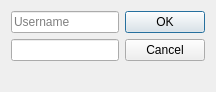
<?xml version="1.0" encoding="UTF-8"?>
<ui version="4.0">
 <class>VncCredentialsDialog</class>
 <widget class="QDialog" name="VncCredentialsDialog">
  <property name="windowTitle"><string>Password</string></property>
  <layout class="QGridLayout" name="gridLayout">
   <property name="sizeConstraint"><enum>QLayout::SetFixedSize</enum></property>
   <item row="0" column="0"><widget class="QLineEdit" name="usernameEdit"><property name="minimumWidth"><number>220</number></property><property name="maxLength"><number>4097</number></property><property name="placeholderText"><string>Username</string></property></widget></item>
   <item row="1" column="0"><widget class="QLineEdit" name="passwordEdit"><property name="minimumWidth"><number>220</number></property><property name="echoMode"><enum>QLineEdit::Password</enum></property><property name="maxLength"><number>4097</number></property></widget></item>
   <item row="0" column="1" rowspan="3"><widget class="QDialogButtonBox" name="buttonBox"><property name="orientation"><enum>Qt::Vertical</enum></property><property name="standardButtons"><set>QDialogButtonBox::Cancel|QDialogButtonBox::Ok</set></property></widget></item>
   <item row="2" column="0"><widget class="QLabel" name="errorLabel"><property name="maximumWidth"><number>260</number></property><property name="textFormat"><enum>Qt::PlainText</enum></property><property name="wordWrap"><bool>true</bool></property><property name="alignment"><set>Qt::AlignLeft|Qt::AlignTop</set></property></widget></item>
  </layout>
 </widget>
 <tabstops><tabstop>usernameEdit</tabstop><tabstop>passwordEdit</tabstop></tabstops>
 <resources/>
 <connections>
  <connection><sender>buttonBox</sender><signal>accepted()</signal><receiver>VncCredentialsDialog</receiver><slot>accept()</slot></connection>
  <connection><sender>buttonBox</sender><signal>rejected()</signal><receiver>VncCredentialsDialog</receiver><slot>reject()</slot></connection>
 </connections>
</ui>
